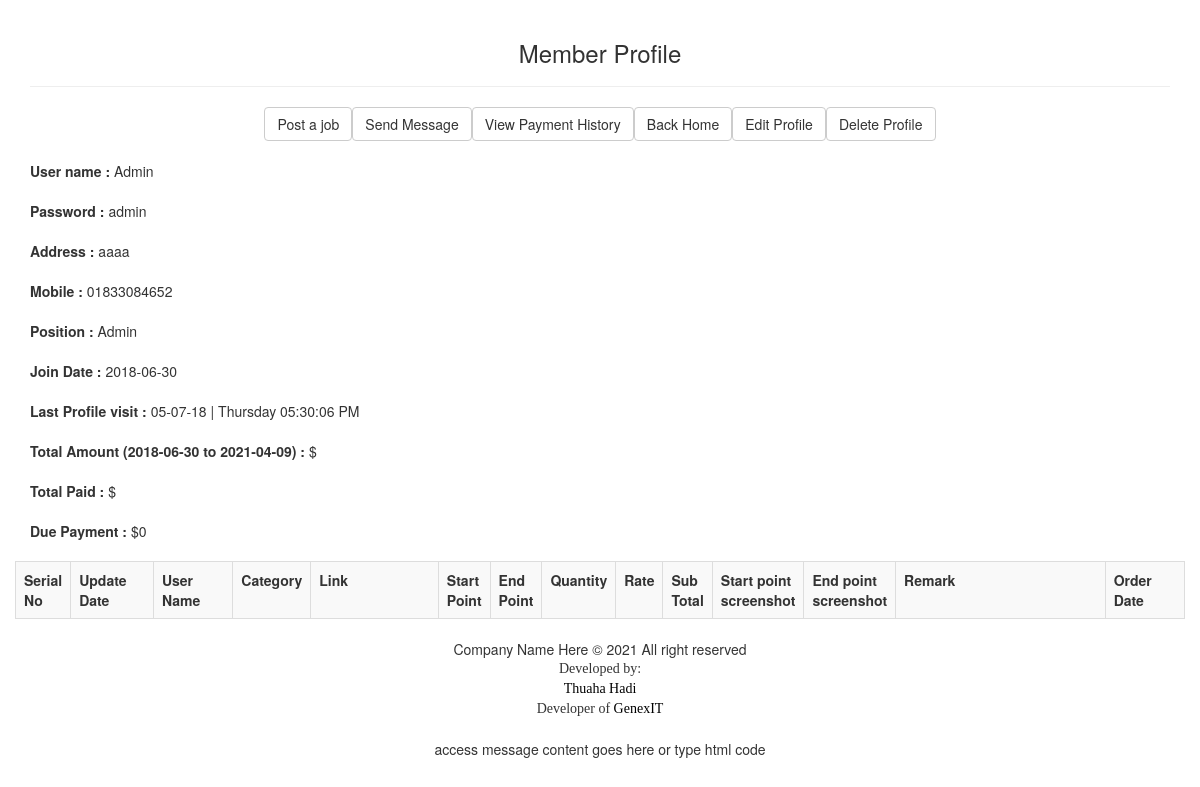
/profile.php?id=1 (signed in), run on the app's committed database.
### tables this page shows
CREATE TABLE IF NOT EXISTS `member` (
  `id` int(11) NOT NULL AUTO_INCREMENT,
  `user` varchar(50) NOT NULL,
  `password` varchar(50) NOT NULL,
  `date` varchar(30) NOT NULL,
  `address` varchar(100) NOT NULL,
  `mobile` varchar(20) NOT NULL,
  `position` varchar(25) NOT NULL,
  `seen` varchar(50) NOT NULL,
  PRIMARY KEY (`id`)
);

CREATE TABLE IF NOT EXISTS `footer` (
  `id` int(11) NOT NULL AUTO_INCREMENT,
  `company` varchar(50) NOT NULL,
  `allright` varchar(100) NOT NULL,
  `contact` varchar(500) NOT NULL,
  `access` varchar(500) NOT NULL,
  PRIMARY KEY (`id`)
);

### profile.php (the view, shortened to what this page needs)
<!doctype html>
<html>
<head>
<link rel="stylesheet" href="https://maxcdn.bootstrapcdn.com/bootstrap/3.3.7/css/bootstrap.min.css"/>
<link rel="stylesheet" href="https://cdnjs.cloudflare.com/ajax/libs/jqueryui/1.12.1/jquery-ui.css"/>
</head>
<body>
<br/>
<div class="container">
<div align="center"><h3>Member Profile</h3><hr/>
<?php
					$commentid9=$_GET['id'];
								$result9 = mysql_query("SELECT * FROM member where id='$commentid9'");
								while($row9 = mysql_fetch_array($result9))
								  {
echo '<a href=post_job.php?id='.$row9["id"].'><button class="btn btn-default">Post a job </button></a>';
echo '<a href=create_message.php?id='.$row9["id"].'><button class="btn btn-default">Send Message </button></a>';
echo '<a href=payment.php?id='.$row9["id"].'><button class="btn btn-default">View Payment History </button></a>';
echo '<a href="./home.php/home"><button class="btn btn-default">Back Home</button></a>';
echo '<a href=edit_profile.php?id='.$row9["id"].'><button class="btn btn-default">Edit Profile </button></a>';
echo '<a href=delete_profile.php?thuaha='.$row9["id"].'><button class="btn btn-default">Delete Profile </button></a>';
}
?>
</div><br/>
<?php
					$commentid=$_GET['id'];
								$result = mysql_query("SELECT * FROM member where id='$commentid'");
								while($row = mysql_fetch_array($result))
								  {
?>
<b>User name :</b> <?php echo $row['user'];?>
<br/><br/>
<b>Password :</b>  <?php echo $row['password'];?>
<br/><br/>
<b>Address :</b> <?php echo $row['address'];?>
<br/><br/>
<b>Mobile :</b>  <?php echo $row['mobile'];?>
<br/><br/>
<b>Position :</b>  <?php echo $row['position'];?>
<br/><br/>
<b>Join Date :</b>  <?php echo $row['date'];?>
<br/><br/>
<b>Last Profile visit :</b> <?php echo $row['seen'];?>
<br/><br/>
<?php
	 }
?>
 <?php
 $member_amount=$_GET['id'];
                            $result3 = mysql_query("SELECT sum(average) FROM history where post_id='$member_amount'") or die(mysql_error());
                            while ($rows = mysql_fetch_array($result3)) {
                                ?>
                               <b>Total Amount <?php include('config/config.php');
			   $members=$_GET['id'];
			   $result4 = mysql_query("SELECT * FROM member where id='$members'");
								while($row4 = mysql_fetch_array($result4))
								  {
							echo '('.$row4['date'].'&nbsp;to&nbsp20'.$current=date("y-m-d").')';
								  }?> :</b> <?php $due1= $rows['sum(average)'];
								  echo '$'.$due1;
							  ?>
<br/><br/>
<?php
$result5 = mysql_query("SELECT sum(amount) FROM payment where user_id='$members'") or die(mysql_error());
                            while ($rows1 = mysql_fetch_array($result5)) {
                                ?>
   <b>Total Paid :</b> $<?php $due2=$rows1['sum(amount)'];
   ?>
<br/><br/>
<b>Due Payment :</b> $<?php $amount=$due1-$due2;
 echo $amount;
 ?>
<?php
							}
							   }
                            ?>
</div><br/>
<div class="container-fluid">
<?php
echo '<table class="table table-striped table-bordered">
<tr>
<th width="3%">Serial No</th>
<th width="8%">Update  Date</th>
<th width="8%">User Name</th>
<th width="6">Category</th>
<th width="15%">Link</th>
<th width="4%">Start Point</th>
<th width="4%">End Point</th>
<th width="4%">Quantity</th>
<th width="4%">Rate</th>
<th width="4%">Sub Total</th>
<th width="4%">Start point screenshot</th>
<th width="4%">End point screenshot</th>
<th width="25%">Remark</th>
<th width="8%">Order Date</th>
</tr>';
?>
<tr/></table>
<?php
			   $result = mysql_query("SELECT * FROM footer ORDER BY id DESC");
								while($row = mysql_fetch_array($result))
								  { ?>
                                  <div align="center">
<?php echo $row['company'];?> &copy; 20<?php $current=date("y"); echo"$current";?> <?php echo $row['allright'];?>
<div align="center" style="font-family:Comic Sans MS">Developed by:<br>
<a href="http://genexit.net/about-us/" target="_blank"><font color="#000000">Thuaha Hadi</font></a><br/>
Developer of <a href="http://genexit.net/" target="_blank"><font color="#000000">GenexIT</font></a>
</div>
<br/>
<?php echo $row['access'];?>
</div>
<?php
								  }
?>
</div>
</body>
</html>

### data on the page
member: user "Admin", password "admin", address "aaaa", mobile "01833084652", position "Admin", date "2018-06-30", seen "05-07-18 | Thursday 05:30:06 PM"
footer: company "Company Name Here", allright "All right reserved", access "access message content goes here or type html code"

### other printed values
$amount "0"
